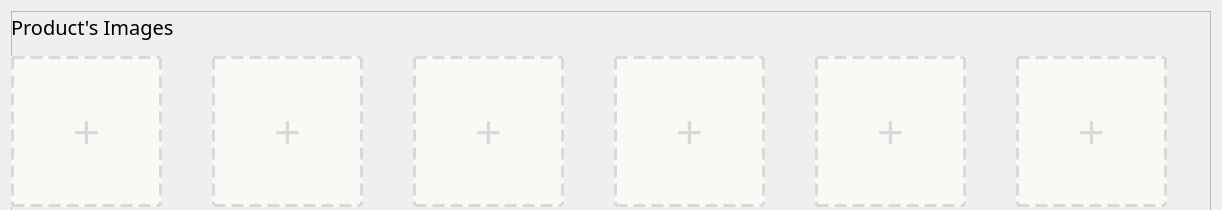
                      <widget class="QWidget" name="scrollAreaWidgetContents_22">
                       <property name="geometry">
                        <rect>
                         <x>0</x>
                         <y>0</y>
                         <width>1218</width>
                         <height>210</height>
                        </rect>
                       </property>
                       <property name="minimumSize">
                        <size>
                         <width>0</width>
                         <height>210</height>
                        </size>
                       </property>
                       <property name="maximumSize">
                        <size>
                         <width>16777215</width>
                         <height>210</height>
                        </size>
                       </property>
                       <layout class="QHBoxLayout" name="horizontalLayout_10">
                        <item>
                         <widget class="QFrame" name="frame_addimageproduct">
                          <property name="minimumSize">
                           <size>
                            <width>1200</width>
                            <height>210</height>
                           </size>
                          </property>
                          <property name="maximumSize">
                           <size>
                            <width>16777215</width>
                            <height>210</height>
                           </size>
                          </property>
                          <property name="frameShape">
                           <enum>QFrame::StyledPanel</enum>
                          </property>
                          <property name="frameShadow">
                           <enum>QFrame::Raised</enum>
                          </property>
                          <widget class="QLabel" name="addproductimagelabel">
                           <property name="geometry">
                            <rect>
                             <x>0</x>
                             <y>0</y>
                             <width>220</width>
                             <height>31</height>
                            </rect>
                           </property>
                           <property name="styleSheet">
                            <string notr="true">color: #000;

font-family: Suwannaphum;
font-size: 20px;
font-style: normal;
font-weight: 400;
line-height: normal;</string>
                           </property>
                           <property name="text">
                            <string>Product's Images</string>
                           </property>
                          </widget>
                          <widget class="QPushButton" name="addimagebutton_5">
                           <property name="geometry">
                            <rect>
                             <x>0</x>
                             <y>45</y>
                             <width>151</width>
                             <height>151</height>
                            </rect>
                           </property>
                           <property name="styleSheet">
                            <string notr="true">QPushButton {
	border: 3px dashed #D9D9D9;
	font-size: 46px;
	background: #FAF9F6;
	color: #D9D9D9;
}
QPushButton:hover {
	border-color: #CD4662;
	color: #CD4662;
	background-color: #EDEDED;
}</string>
                           </property>
                           <property name="text">
                            <string>+</string>
                           </property>
                          </widget>
                          <widget class="QPushButton" name="addimagebutton_6">
                           <property name="geometry">
                            <rect>
                             <x>201</x>
                             <y>45</y>
                             <width>151</width>
                             <height>151</height>
                            </rect>
                           </property>
                           <property name="styleSheet">
                            <string notr="true">QPushButton {
	border: 3px dashed #D9D9D9;
	font-size: 46px;
	background: #FAF9F6;
	color: #D9D9D9;
}
QPushButton:hover {
	border-color: #CD4662;
	color: #CD4662;
	background-color: #EDEDED;
}</string>
                           </property>
                           <property name="text">
                            <string>+</string>
                           </property>
                          </widget>
                          <widget class="QPushButton" name="addimagebutton_23">
                           <property name="geometry">
                            <rect>
                             <x>402</x>
                             <y>45</y>
                             <width>151</width>
                             <height>151</height>
                            </rect>
                           </property>
                           <property name="styleSheet">
                            <string notr="true">QPushButton {
	border: 3px dashed #D9D9D9;
	font-size: 46px;
	background: #FAF9F6;
	color: #D9D9D9;
}
QPushButton:hover {
	border-color: #CD4662;
	color: #CD4662;
	background-color: #EDEDED;
}</string>
                           </property>
                           <property name="text">
                            <string>+</string>
                           </property>
                          </widget>
                          <widget class="QPushButton" name="addimagebutton_24">
                           <property name="geometry">
                            <rect>
                             <x>603</x>
                             <y>45</y>
                             <width>151</width>
                             <height>151</height>
                            </rect>
                           </property>
                           <property name="styleSheet">
                            <string notr="true">QPushButton {
	border: 3px dashed #D9D9D9;
	font-size: 46px;
	background: #FAF9F6;
	color: #D9D9D9;
}
QPushButton:hover {
	border-color: #CD4662;
	color: #CD4662;
	background-color: #EDEDED;
}</string>
                           </property>
                           <property name="text">
                            <string>+</string>
                           </property>
                          </widget>
                          <widget class="QPushButton" name="addimagebutton_25">
                           <property name="geometry">
                            <rect>
                             <x>804</x>
                             <y>45</y>
                             <width>151</width>
                             <height>151</height>
                            </rect>
                           </property>
                           <property name="styleSheet">
                            <string notr="true">QPushButton {
	border: 3px dashed #D9D9D9;
	font-size: 46px;
	background: #FAF9F6;
	color: #D9D9D9;
}
QPushButton:hover {
	border-color: #CD4662;
	color: #CD4662;
	background-color: #EDEDED;
}</string>
                           </property>
                           <property name="text">
                            <string>+</string>
                           </property>
                          </widget>
                          <widget class="QPushButton" name="addimagebutton_26">
                           <property name="geometry">
                            <rect>
                             <x>1005</x>
                             <y>45</y>
                             <width>151</width>
                             <height>151</height>
                            </rect>
                           </property>
                           <property name="styleSheet">
                            <string notr="true">QPushButton {
	border: 3px dashed #D9D9D9;
	font-size: 46px;
	background: #FAF9F6;
	color: #D9D9D9;
}
QPushButton:hover {
	border-color: #CD4662;
	color: #CD4662;
	background-color: #EDEDED;
}</string>
                           </property>
                           <property name="text">
                            <string>+</string>
                           </property>
                          </widget>
                         </widget>
                        </item>
                       </layout>
                      </widget>
